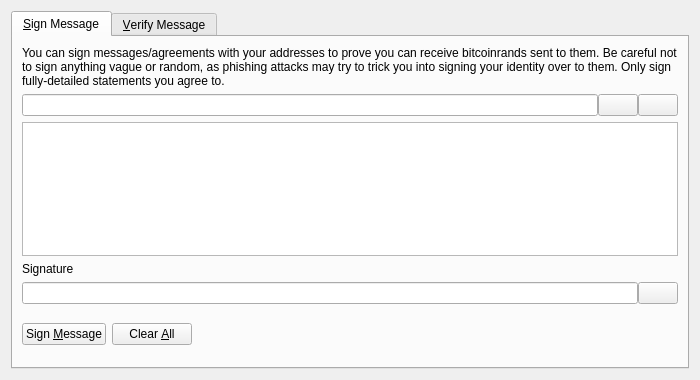
<?xml version="1.0" encoding="UTF-8"?>
<ui version="4.0">
 <class>SignVerifyMessageDialog</class>
 <widget class="QDialog" name="SignVerifyMessageDialog">
  <property name="geometry">
   <rect>
    <x>0</x>
    <y>0</y>
    <width>700</width>
    <height>380</height>
   </rect>
  </property>
  <property name="windowTitle">
   <string>Signatures - Sign / Verify a Message</string>
  </property>
  <property name="modal">
   <bool>true</bool>
  </property>
  <layout class="QVBoxLayout" name="verticalLayout">
   <item>
    <widget class="QTabWidget" name="tabWidget">
     <property name="currentIndex">
      <number>0</number>
     </property>
     <widget class="QWidget" name="tabSignMessage">
      <attribute name="title">
       <string>&amp;Sign Message</string>
      </attribute>
      <layout class="QVBoxLayout" name="verticalLayout_SM">
       <item>
        <widget class="QLabel" name="infoLabel_SM">
         <property name="text">
          <string>You can sign messages/agreements with your addresses to prove you can receive bitcoinrands sent to them. Be careful not to sign anything vague or random, as phishing attacks may try to trick you into signing your identity over to them. Only sign fully-detailed statements you agree to.</string>
         </property>
         <property name="textFormat">
          <enum>Qt::PlainText</enum>
         </property>
         <property name="wordWrap">
          <bool>true</bool>
         </property>
        </widget>
       </item>
       <item>
        <layout class="QHBoxLayout" name="horizontalLayout_1_SM">
         <property name="spacing">
          <number>0</number>
         </property>
         <item>
          <widget class="QValidatedLineEdit" name="addressIn_SM">
           <property name="toolTip">
            <string>The Bitcoinrand address to sign the message with</string>
           </property>
          </widget>
         </item>
         <item>
          <widget class="QPushButton" name="addressBookButton_SM">
           <property name="toolTip">
            <string>Choose previously used address</string>
           </property>
           <property name="text">
            <string/>
           </property>
           <property name="icon">
            <iconset resource="../bitcoinrand.qrc">
             <normaloff>:/icons/address-book</normaloff>:/icons/address-book</iconset>
           </property>
           <property name="shortcut">
            <string>Alt+A</string>
           </property>
           <property name="autoDefault">
            <bool>false</bool>
           </property>
          </widget>
         </item>
         <item>
          <widget class="QPushButton" name="pasteButton_SM">
           <property name="toolTip">
            <string>Paste address from clipboard</string>
           </property>
           <property name="text">
            <string/>
           </property>
           <property name="icon">
            <iconset resource="../bitcoinrand.qrc">
             <normaloff>:/icons/editpaste</normaloff>:/icons/editpaste</iconset>
           </property>
           <property name="shortcut">
            <string>Alt+P</string>
           </property>
           <property name="autoDefault">
            <bool>false</bool>
           </property>
          </widget>
         </item>
        </layout>
       </item>
       <item>
        <widget class="QPlainTextEdit" name="messageIn_SM">
         <property name="toolTip">
          <string>Enter the message you want to sign here</string>
         </property>
        </widget>
       </item>
       <item>
        <widget class="QLabel" name="signatureLabel_SM">
         <property name="text">
          <string>Signature</string>
         </property>
         <property name="textFormat">
          <enum>Qt::PlainText</enum>
         </property>
        </widget>
       </item>
       <item>
        <layout class="QHBoxLayout" name="horizontalLayout_2_SM">
         <property name="spacing">
          <number>0</number>
         </property>
         <item>
          <widget class="QLineEdit" name="signatureOut_SM">
           <property name="font">
            <font>
             <italic>true</italic>
            </font>
           </property>
           <property name="readOnly">
            <bool>true</bool>
           </property>
          </widget>
         </item>
         <item>
          <widget class="QPushButton" name="copySignatureButton_SM">
           <property name="toolTip">
            <string>Copy the current signature to the system clipboard</string>
           </property>
           <property name="text">
            <string/>
           </property>
           <property name="icon">
            <iconset resource="../bitcoinrand.qrc">
             <normaloff>:/icons/editcopy</normaloff>:/icons/editcopy</iconset>
           </property>
           <property name="autoDefault">
            <bool>false</bool>
           </property>
          </widget>
         </item>
        </layout>
       </item>
       <item>
        <layout class="QHBoxLayout" name="horizontalLayout_3_SM">
         <item>
          <widget class="QPushButton" name="signMessageButton_SM">
           <property name="toolTip">
            <string>Sign the message to prove you own this Bitcoinrand address</string>
           </property>
           <property name="text">
            <string>Sign &amp;Message</string>
           </property>
           <property name="icon">
            <iconset resource="../bitcoinrand.qrc">
             <normaloff>:/icons/edit</normaloff>:/icons/edit</iconset>
           </property>
           <property name="autoDefault">
            <bool>false</bool>
           </property>
          </widget>
         </item>
         <item>
          <widget class="QPushButton" name="clearButton_SM">
           <property name="toolTip">
            <string>Reset all sign message fields</string>
           </property>
           <property name="text">
            <string>Clear &amp;All</string>
           </property>
           <property name="icon">
            <iconset resource="../bitcoinrand.qrc">
             <normaloff>:/icons/remove</normaloff>:/icons/remove</iconset>
           </property>
           <property name="autoDefault">
            <bool>false</bool>
           </property>
          </widget>
         </item>
         <item>
          <spacer name="horizontalSpacer_1_SM">
           <property name="orientation">
            <enum>Qt::Horizontal</enum>
           </property>
           <property name="sizeHint" stdset="0">
            <size>
             <width>40</width>
             <height>48</height>
            </size>
           </property>
          </spacer>
         </item>
         <item>
          <widget class="QLabel" name="statusLabel_SM">
           <property name="font">
            <font>
             <weight>75</weight>
             <bold>true</bold>
            </font>
           </property>
           <property name="text">
            <string/>
           </property>
           <property name="wordWrap">
            <bool>true</bool>
           </property>
          </widget>
         </item>
         <item>
          <spacer name="horizontalSpacer_2_SM">
           <property name="orientation">
            <enum>Qt::Horizontal</enum>
           </property>
           <property name="sizeHint" stdset="0">
            <size>
             <width>40</width>
             <height>48</height>
            </size>
           </property>
          </spacer>
         </item>
        </layout>
       </item>
      </layout>
     </widget>
     <widget class="QWidget" name="tabVerifyMessage">
      <attribute name="title">
       <string>&amp;Verify Message</string>
      </attribute>
      <layout class="QVBoxLayout" name="verticalLayout_VM">
       <item>
        <widget class="QLabel" name="infoLabel_VM">
         <property name="text">
          <string>Enter the receiver's address, message (ensure you copy line breaks, spaces, tabs, etc. exactly) and signature below to verify the message. Be careful not to read more into the signature than what is in the signed message itself, to avoid being tricked by a man-in-the-middle attack. Note that this only proves the signing party receives with the address, it cannot prove sendership of any transaction!</string>
         </property>
         <property name="textFormat">
          <enum>Qt::PlainText</enum>
         </property>
         <property name="alignment">
          <set>Qt::AlignLeading|Qt::AlignLeft|Qt::AlignTop</set>
         </property>
         <property name="wordWrap">
          <bool>true</bool>
         </property>
        </widget>
       </item>
       <item>
        <layout class="QHBoxLayout" name="horizontalLayout_1_VM">
         <property name="spacing">
          <number>0</number>
         </property>
         <item>
          <widget class="QValidatedLineEdit" name="addressIn_VM">
           <property name="toolTip">
            <string>The Bitcoinrand address the message was signed with</string>
           </property>
          </widget>
         </item>
         <item>
          <widget class="QPushButton" name="addressBookButton_VM">
           <property name="toolTip">
            <string>Choose previously used address</string>
           </property>
           <property name="text">
            <string/>
           </property>
           <property name="icon">
            <iconset resource="../bitcoinrand.qrc">
             <normaloff>:/icons/address-book</normaloff>:/icons/address-book</iconset>
           </property>
           <property name="shortcut">
            <string>Alt+A</string>
           </property>
           <property name="autoDefault">
            <bool>false</bool>
           </property>
          </widget>
         </item>
        </layout>
       </item>
       <item>
        <widget class="QPlainTextEdit" name="messageIn_VM"/>
       </item>
       <item>
        <widget class="QValidatedLineEdit" name="signatureIn_VM"/>
       </item>
       <item>
        <layout class="QHBoxLayout" name="horizontalLayout_2_VM">
         <item>
          <widget class="QPushButton" name="verifyMessageButton_VM">
           <property name="toolTip">
            <string>Verify the message to ensure it was signed with the specified Bitcoinrand address</string>
           </property>
           <property name="text">
            <string>Verify &amp;Message</string>
           </property>
           <property name="icon">
            <iconset resource="../bitcoinrand.qrc">
             <normaloff>:/icons/transaction_0</normaloff>:/icons/transaction_0</iconset>
           </property>
           <property name="autoDefault">
            <bool>false</bool>
           </property>
          </widget>
         </item>
         <item>
          <widget class="QPushButton" name="clearButton_VM">
           <property name="toolTip">
            <string>Reset all verify message fields</string>
           </property>
           <property name="text">
            <string>Clear &amp;All</string>
           </property>
           <property name="icon">
            <iconset resource="../bitcoinrand.qrc">
             <normaloff>:/icons/remove</normaloff>:/icons/remove</iconset>
           </property>
           <property name="autoDefault">
            <bool>false</bool>
           </property>
          </widget>
         </item>
         <item>
          <spacer name="horizontalSpacer_1_VM">
           <property name="orientation">
            <enum>Qt::Horizontal</enum>
           </property>
           <property name="sizeHint" stdset="0">
            <size>
             <width>40</width>
             <height>48</height>
            </size>
           </property>
          </spacer>
         </item>
         <item>
          <widget class="QLabel" name="statusLabel_VM">
           <property name="font">
            <font>
             <weight>75</weight>
             <bold>true</bold>
            </font>
           </property>
           <property name="text">
            <string/>
           </property>
           <property name="wordWrap">
            <bool>true</bool>
           </property>
          </widget>
         </item>
         <item>
          <spacer name="horizontalSpacer_2_VM">
           <property name="orientation">
            <enum>Qt::Horizontal</enum>
           </property>
           <property name="sizeHint" stdset="0">
            <size>
             <width>40</width>
             <height>48</height>
            </size>
           </property>
          </spacer>
         </item>
        </layout>
       </item>
      </layout>
     </widget>
    </widget>
   </item>
  </layout>
 </widget>
 <customwidgets>
  <customwidget>
   <class>QValidatedLineEdit</class>
   <extends>QLineEdit</extends>
   <header>qt/qvalidatedlineedit.h</header>
  </customwidget>
 </customwidgets>
 <resources>
  <include location="../bitcoinrand.qrc"/>
 </resources>
 <connections/>
</ui>
